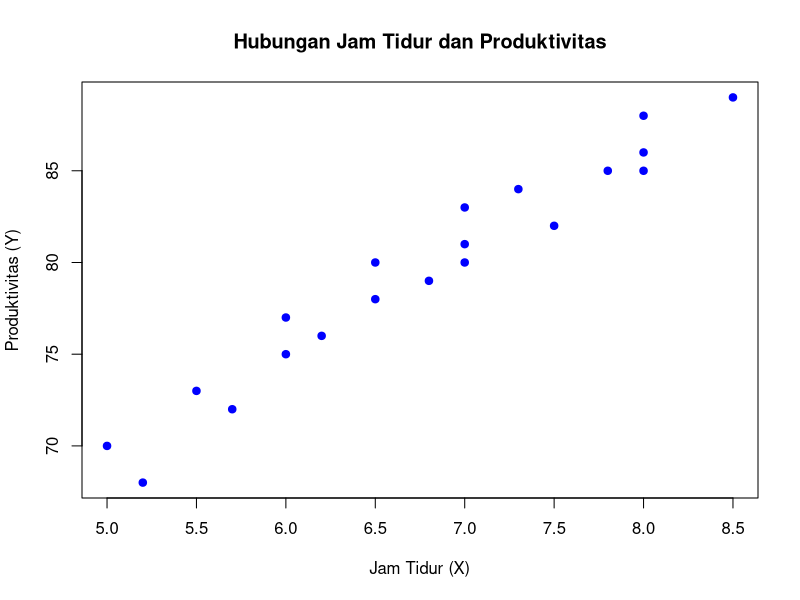
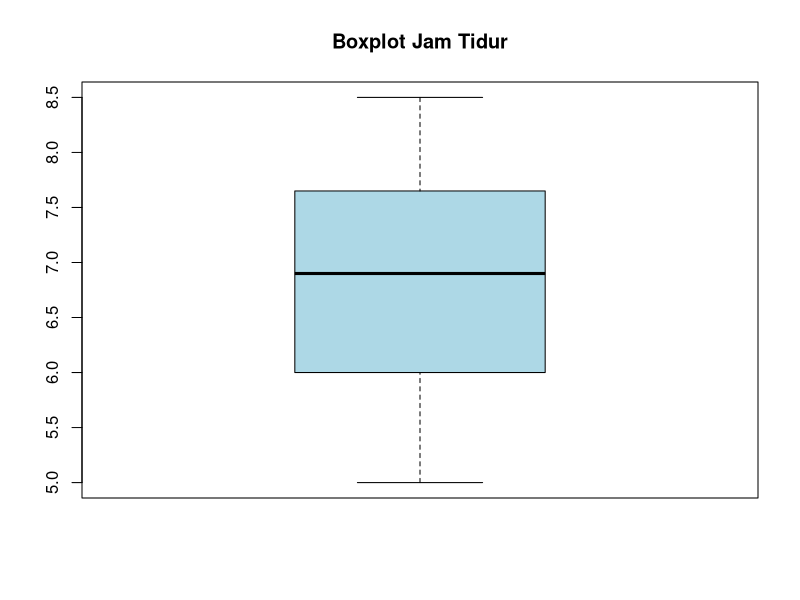
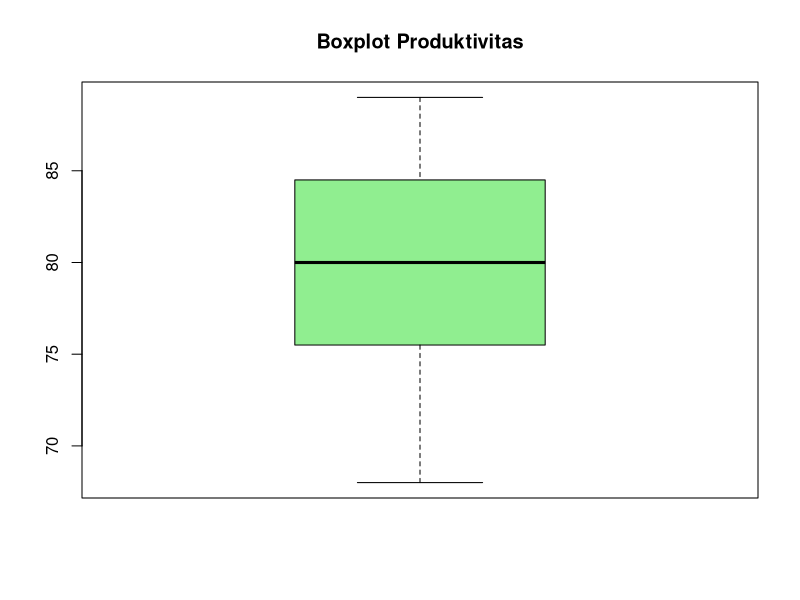
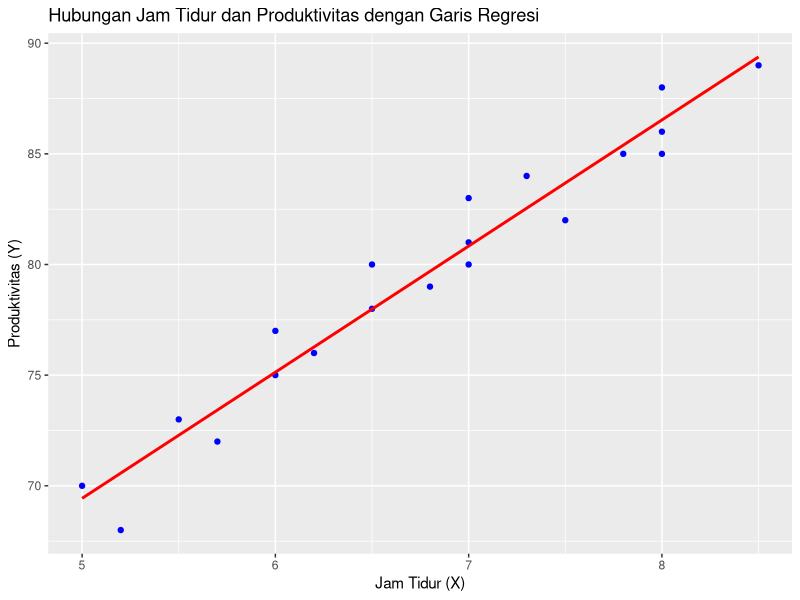

Reproduce these figures in R, in order.
# Nama: Ni Wayan Risca Yulita Dewi
# Kelas: 1DPS
# NIM: 2415091071

# ANALISIS KORELASI

# 1. Data
# Membuat data simulasi tentang jam tidur dan produktivitas
data <- data.frame(
  jam_tidur = c(6, 7, 8, 5, 6.5, 7.5, 8, 6, 5.5, 7, 6.2, 8, 6.8, 7.3, 5.7, 8.5, 6.5, 7.8, 5.2, 7),
  produktivitas = c(75, 80, 85, 70, 78, 82, 88, 77, 73, 81, 76, 86, 79, 84, 72, 89, 80, 85, 68, 83)
)

# Tampilkan data untuk memastikan data sudah benar
print(data)

# 2. Uji Asumsi
# a. Uji normalitas untuk jam_tidur
shapiro_tidur <- shapiro.test(data$jam_tidur)
# Uji normalitas untuk produktivitas
shapiro_produktivitas <- shapiro.test(data$produktivitas)

# Menampilkan hasil uji normalitas
print("Hasil uji normalitas untuk jam tidur:")
print(shapiro_tidur)
print("Hasil uji normalitas untuk produktivitas:")
print(shapiro_produktivitas)

# b. Uji Linieritas: Membuat scatter plot untuk melihat hubungan antara jam tidur dan produktivitas
# Dengan scatter plot, kita dapat mengecek apakah ada pola linier antara kedua variabel
plot(data$jam_tidur, data$produktivitas,
     main = "Hubungan Jam Tidur dan Produktivitas",
     xlab = "Jam Tidur (X)",
     ylab = "Produktivitas (Y)",
     pch = 19, col = "blue")

# c. Deteksi Outlier: Membuat boxplot untuk memeriksa adanya outlier pada masing-masing variabel
# Boxplot membantu kita melihat distribusi dan nilai-nilai ekstrim
boxplot(data$jam_tidur, main = "Boxplot Jam Tidur", col = "lightblue")
boxplot(data$produktivitas, main = "Boxplot Produktivitas", col = "lightgreen")

# 3. Analisis
# Menghitung korelasi antara jam_tidur dan produktivitas menggunakan uji Pearson
# Ini membantu kita mengetahui sejauh mana hubungan linier antara kedua variabel
correlation <- cor.test(data$jam_tidur, data$produktivitas, method = "pearson")
print("Hasil Uji Korelasi:")
print(correlation)

# 4. Visualisasi
library(ggplot2)
# Membuat visualisasi scatter plot dengan garis regresi
# Menambahkan garis regresi untuk melihat hubungan linier yang lebih jelas
ggplot(data, aes(x = jam_tidur, y = produktivitas)) +
  geom_point(color = "blue") + # Titik data
  geom_smooth(method = "lm", color = "red", se = FALSE) + # Garis regresi
  labs(title = "Hubungan Jam Tidur dan Produktivitas dengan Garis Regresi",
       x = "Jam Tidur (X)",
       y = "Produktivitas (Y)")

# 5. Interpretasi
cat("\nHasil analisis korelasi:\n")
cat("Korelasi Pearson:", correlation$estimate, "\n")
cat("P-value:", correlation$p.value, "\n")

# Menyimpulkan apakah korelasi antara jam tidur dan produktivitas signifikan
if (correlation$p.value < 0.05) {
  cat("Terdapat korelasi signifikan antara jam tidur dan produktivitas.\n")
} else {
  cat("Tidak terdapat korelasi signifikan antara jam tidur dan produktivitas.\n")
}

